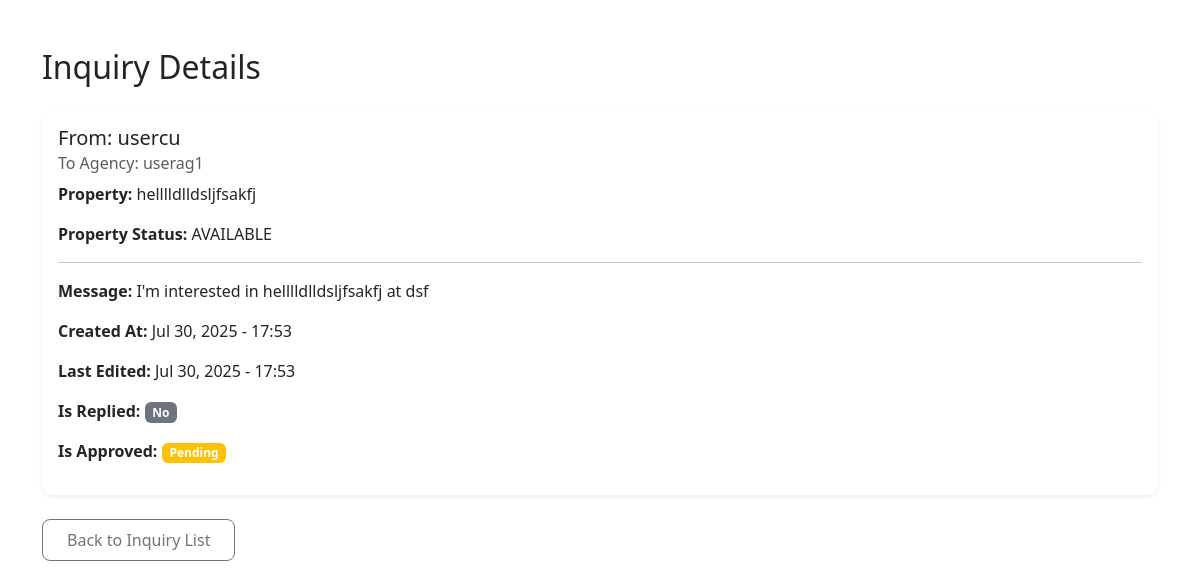
Screenshot of /inquiry-detail/36/ with the database file from the repository.
### myapp/models.py (models this page shows, shortened)
class Inquiry(models.Model):
    customer = models.ForeignKey(CustomUser, on_delete=models.CASCADE,related_name='sent_inquiries')
    agency_owner = models.ForeignKey(CustomUser,on_delete=models.CASCADE,related_name='received_inquiries' )
    property = models.ForeignKey(Property,on_delete=models.CASCADE,related_name='inquiries')
    message = models.CharField(max_length=255, blank=True,null=True)
    created_at = models.DateTimeField(auto_now_add=True)
    edited_at = models.DateTimeField(auto_now=True)
    is_replied = models.BooleanField(default=False)
    is_approved = models.BooleanField(default=False)

class CustomUser(AbstractUser):
    ROLE_CHOICES = (
        ('ADMIN', 'Administrator'),
        ('CUSTOMER', 'Customer'),
        ('AGENCY', 'Agency'),
        ('OWNER', 'Property Owner'),
    )
    role = models.CharField(max_length=20, choices=ROLE_CHOICES, default='CUSTOMER')
    phone = models.CharField(max_length=15, blank=True)
    created_at = models.DateTimeField(auto_now_add=True)
    updated_at = models.DateTimeField(auto_now=True)

class Property(models.Model):
    PROPERTY_TYPE_CHOICES = [
        ('HOUSE', 'House'),
        ('APARTMENT', 'Apartment'),
        ('CONDO', 'Condominium'),
        ('HOSTEL', 'Hostel Room'),
    ]
    RENT_TYPE_CHOICES = [
        ('MONTH', 'Per Month'),
        ('WEEK', 'Per Week'),
        ('DAY', 'Per Day'),
        ('YEAR', 'Per Year'),
    ]
    STATUS_CHOICES = [
        ('AVAILABLE', 'Available'),
        ('BOOKED', 'Booked'),
        ('RENTED', 'Rented'),
        ('MAINTENANCE', 'Under Maintenance'),
    ]
    ADMIN_APPROVE = [
        ('APPROVED', 'Approved'),
        ('PENDING', 'Pending'),
        ('REJECT', 'Reject'),
    ]
    name = models.CharField(max_length=100)
    property_type = models.CharField(max_length=20, choices=PROPERTY_TYPE_CHOICES)
    description = models.TextField()
    beds = models.PositiveIntegerField()
    baths = models.PositiveIntegerField()
    has_wifi = models.BooleanField(default=False)
    has_pool = models.BooleanField(default=False)
    has_kitchen = models.BooleanField(default=False)
    area_sqft = models.PositiveIntegerField(null=True, blank=True)
    rent_type = models.CharField(max_length=20, choices=RENT_TYPE_CHOICES)
    rent_amount = models.DecimalField(max_digits=10, decimal_places=2, validators=[MinValueValidator(0)])
    security_deposit = models.DecimalField(max_digits=10, decimal_places=2, default=0, validators=[MinValueValidator(0)])
    primary_image = models.ImageField(upload_to='property_images/')
    image_caption = models.CharField(max_length=255, blank=True, null=True)
    region = models.ForeignKey('Region', on_delete=models.CASCADE)
    city = models.ForeignKey('City', on_delete=models.CASCADE)
    address = models.TextField()
    latitude = models.DecimalField(max_digits=9, decimal_places=6, null=True, blank=True)
    longitude = models.DecimalField(max_digits=9, decimal_places=6, null=True, blank=True)
    status = models.CharField(max_length=20, choices=STATUS_CHOICES, default='AVAILABLE')
    is_featured = models.BooleanField(default=False)
    posted_by = models.ForeignKey('CustomUser', on_delete=models.CASCADE, related_name='properties')
    created_at = models.DateTimeField(auto_now_add=True)
    updated_at = models.DateTimeField(auto_now=True)
    is_active = models.BooleanField(default=True)
    admin_approved = models.CharField(max_length=20, choices=ADMIN_APPROVE, default='PENDING')

### myapp/views.py (the view)
# urls.py: path('inquiry-detail/<int:pk>/',views.inquiryDetail,name='inquiry_detail'),
def inquiryDetail(request, pk):
    inquiry = get_object_or_404(Inquiry, id=pk)
    context = {'inquiry':inquiry}
    return render(request, 'inquiry-detail.html',context)

### templates/inquiry-detail.html (shortened to what this page needs)
{% extends 'base.html' %}
{% block content %}
<div class="container py-5">
    <h2 class="mb-4">Inquiry Details</h2>
    <div class="card shadow-sm border-0">
        <div class="card-body">
            <h5 class="card-title">From: {{ inquiry.customer.username }}</h5>
            <h6 class="card-subtitle mb-2 text-muted">To Agency: {{ inquiry.agency_owner.username }}</h6>
            <p><strong>Property:</strong> {{ inquiry.property.name }}</p>
            <p><strong>Property Status:</strong> {{ inquiry.property.status }}</p>
            <hr>
            <p><strong>Message:</strong> {{ inquiry.message }}</p>
            <p><strong>Created At:</strong> {{ inquiry.created_at|date:"M d, Y - H:i" }}</p>
            <p><strong>Last Edited:</strong> {{ inquiry.edited_at|date:"M d, Y - H:i" }}</p>
            <p><strong>Is Replied:</strong>
                {% if inquiry.is_replied %}
                    <span class="badge bg-success">Yes</span>
                {% else %}
                    <span class="badge bg-secondary">No</span>
                {% endif %}
            </p>
            <p><strong>Is Approved:</strong>
                {% if inquiry.is_approved %}
                    <span class="badge bg-success">Approved</span>
                {% else %}
                    <span class="badge bg-warning">Pending</span>
                {% endif %}
            </p>
        </div>
    </div>
    <div class="mt-4">
        <a href="{% url 'profile' %}" class="btn btn-outline-secondary">Back to Inquiry List</a>
    </div>
</div>
{% endblock content %}

### templates/base.html (style rules this page uses)
.btn-outline-secondary { border-radius: 8px; padding: 0.5rem 1.5rem; }
.card { border-radius: 12px; overflow: hidden; transition: transform 0.2s; }

### rows the page displays
Inquiry: customer.username "usercu", agency_owner.username "userag1", property.name "helllldlldsljfsakfj", property.status "AVAILABLE", message "I'm interested in helllldlldsljfsakfj at dsf", created_at "Jul 30, 2025 - 17:53", edited_at "Jul 30, 2025 - 17:53"
